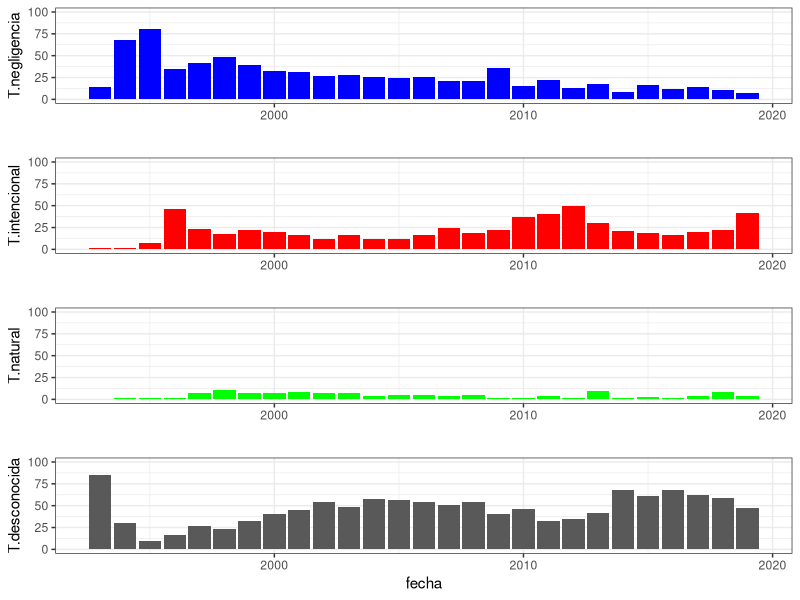
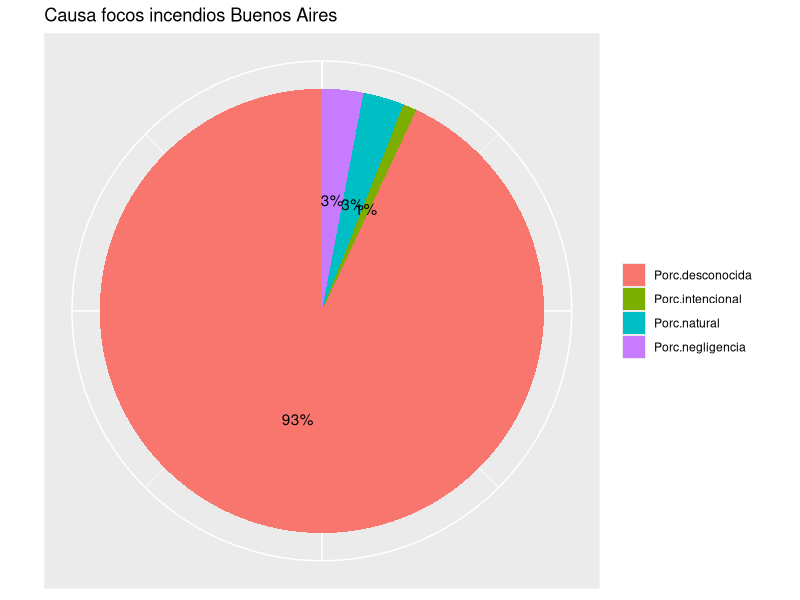
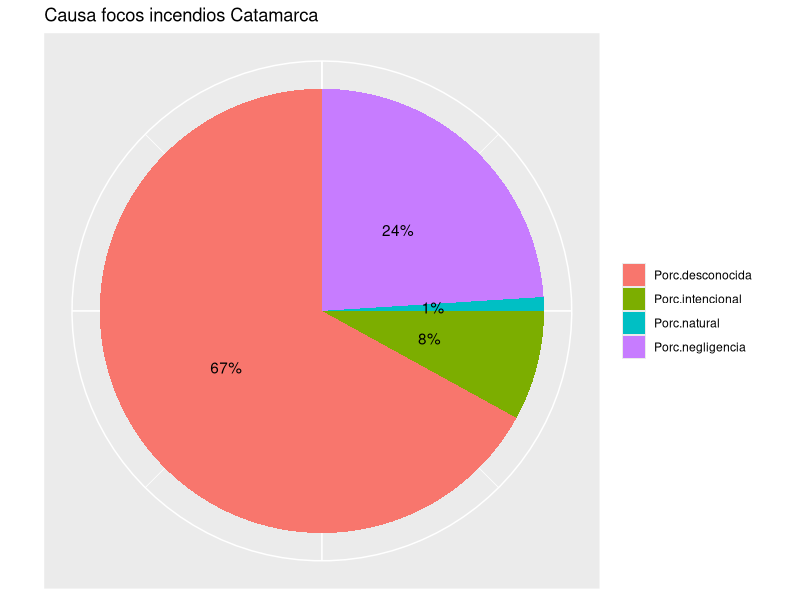
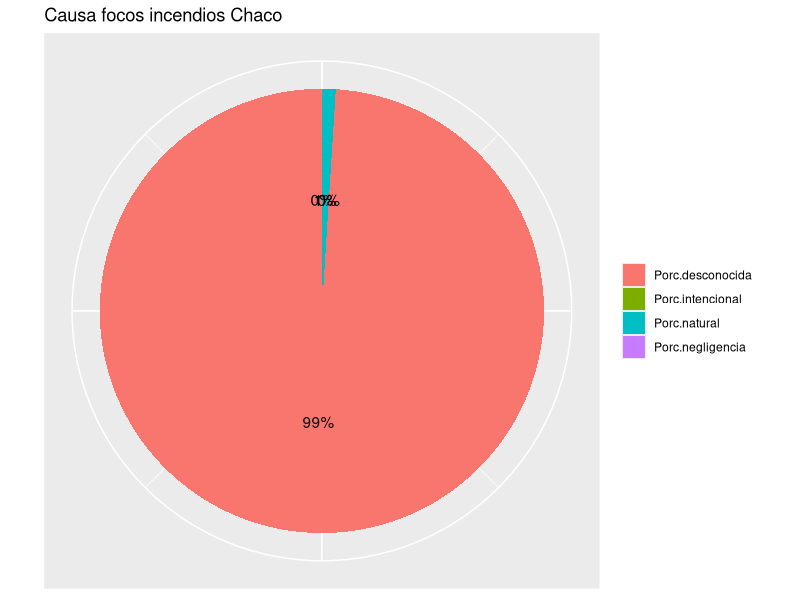
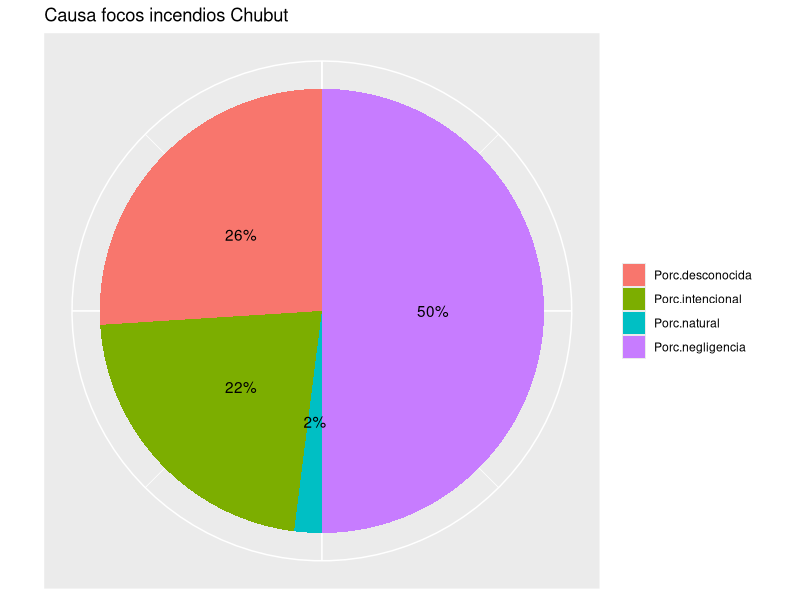
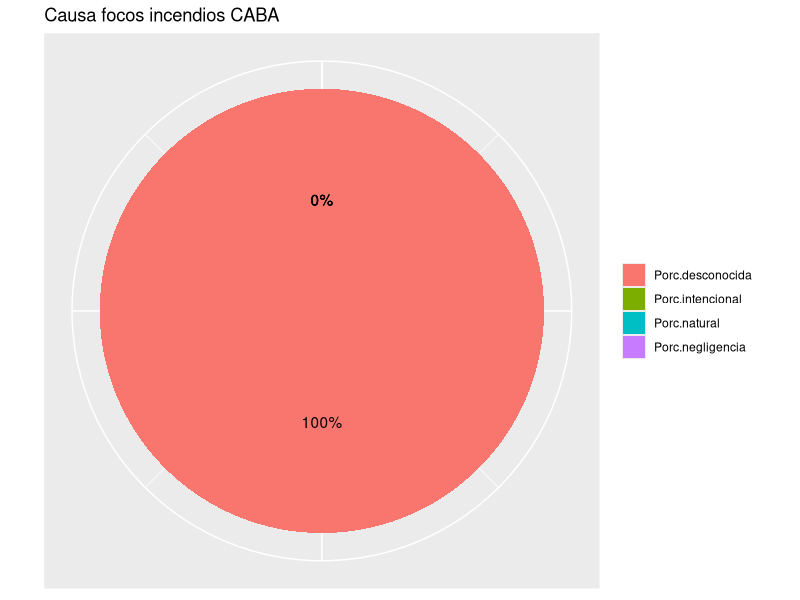

Reproduce these figures in R, in order. (Note: this script raises an error after producing the figures.)
## ---- chunk 1

focos <- read.csv("incendios_cantidad_causas_provincia.csv")
names(focos)
summary(focos)
## ---- chunk 2
library(gridExtra)
library(grid)
library(plyr)
por_anio<- ddply(focos, .(fecha), summarise, 
                T.negligencia=round((sum(negligencia)/sum(total)),2)*100, 
                T.intencional=round((sum(intencional)/sum(total)),2)*100,
                T.natural=round((sum(natural)/sum(total)),2)*100,
                T.desconocida=round((sum(desconocida)/sum(total)),2)*100)
## ---- chunk 3
library(ggplot2)
p1<-ggplot(por_anio, aes(fecha, T.negligencia)) 
g1<-p1+ geom_col(fill="blue")+ylim(0,100)+ theme_bw()+ xlab(" ")

p2<-ggplot(por_anio, aes(fecha, T.intencional)) 
g2<-p2+ geom_col(fill="red")+ylim(0,100)+ theme_bw()+ xlab(" ")

p3<-ggplot(por_anio, aes(fecha, T.natural)) + xlab(" ")
g3<-p3+ geom_col(fill="green")+ylim(0,100)+ theme_bw()

p4<-ggplot(por_anio, aes(fecha, T.desconocida)) 
g4<-p4+ geom_col()+ylim(0,100)+ theme_bw()

grid.arrange(g1, g2, g3, g4, nrow=4)

## ---- chunk 4
library(flextable)
i=2017
provincia_data <- subset(focos,fecha==i)

por_provincia<- ddply(provincia_data, .(provincia), summarise, 
                 Porc.negligencia=round((sum(negligencia)/sum(total)),2)*100, 
                 Porc.intencional=round((sum(intencional)/sum(total)),2)*100,
                 Porc.natural=round((sum(natural)/sum(total)),2)*100,
                 Porc.desconocida=round((sum(desconocida)/sum(total)),2)*100,
                 Total.incendios=sum(total))


Tabla_incendios<-flextable(por_provincia)
Tabla_incendios <- autofit(Tabla_incendios)
Tabla_incendios<- add_header_lines(Tabla_incendios, values = paste("Focos incendios total",i))
Tabla_incendios 

## ---- chunk 5
library(plyr)
provincias<- unique(provincia_data$provincia)

for(j in provincias) {
 # j="Chubut"
provincia_data <- subset(por_provincia,provincia==j)

# Creación data
data <- data.frame(
  causa=colnames(provincia_data)[2:5],
  porcentaje=as.numeric(provincia_data[1,2:5]))

# Gráfico de torta básico
p<-ggplot(data, aes(x=" ", y=porcentaje, fill=causa)) 

graf<- p+ geom_bar(stat="identity", width=3) +
geom_text(aes(label = paste0(round(porcentaje), "%")), position = position_stack(vjust = 0.5)) + labs(x = NULL, y = NULL, fill = NULL, title =paste("Causa focos incendios",j))+
coord_polar("y", start=0)+ theme(axis.line = element_blank(), axis.text = element_blank(),axis.ticks = element_blank())
print(graf)
}
